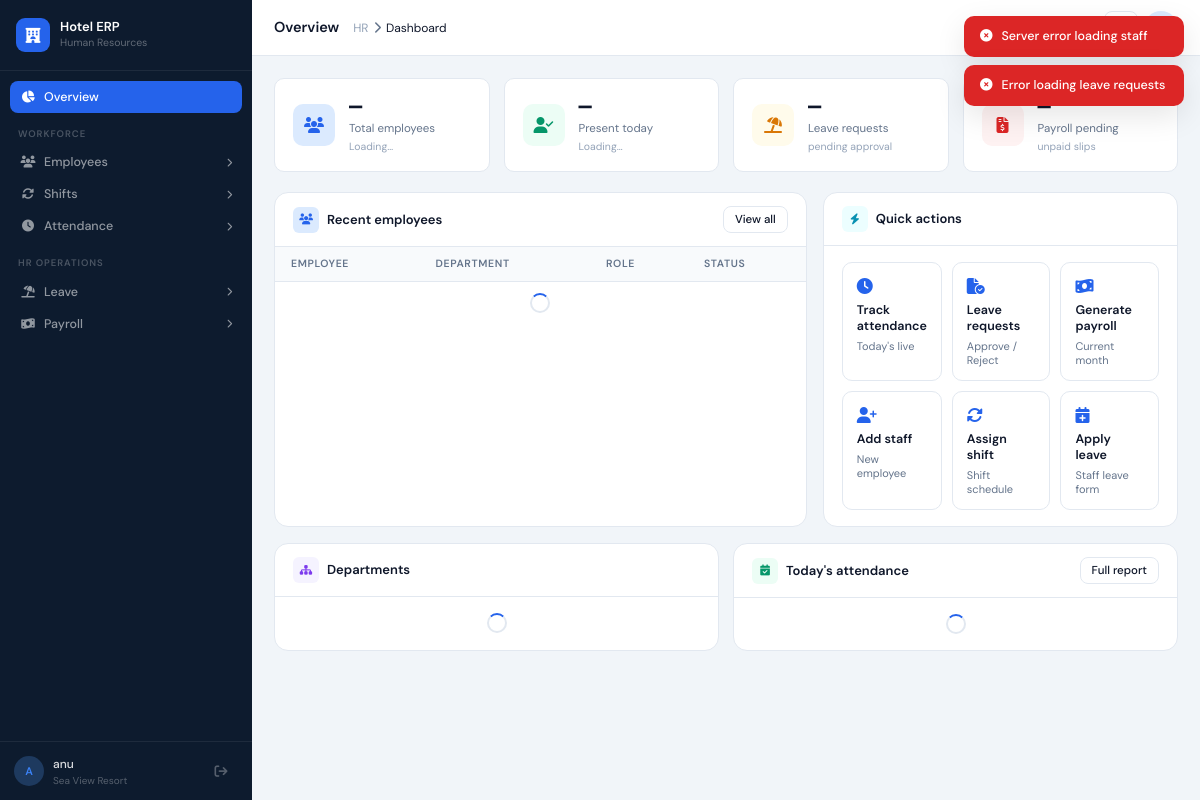
Screenshot of /hr/ (signed in) with the database file from the repository.
### Accounts/models.py (models this page shows, shortened)
class Staff(models.Model):
    hotel = models.ForeignKey(Hotel, on_delete=models.CASCADE, related_name="staffs")
    user = models.OneToOneField(User, on_delete=models.CASCADE, null=True, blank=True)
    name = models.CharField(max_length=100)
    email = models.EmailField(unique=True)
    phone = models.CharField(max_length=15)
    department = models.ForeignKey(Department, on_delete=models.SET_NULL, null=True)
    role = models.CharField(max_length=100)
    password = models.CharField(max_length=100)
    is_available = models.BooleanField(default=True)
    employee_id = models.CharField(max_length=20, blank=True, null=True)
    salary = models.DecimalField(max_digits=10, decimal_places=2, default=0)
    joining_date = models.DateField(default=timezone.now)
    photo = models.ImageField(upload_to="staff_photos/", null=True, blank=True)

class Hotel(models.Model):
    hotel_name = models.CharField(max_length=100,unique=True)
    email = models.EmailField(null=True, blank=True)
    owner_name = models.CharField(max_length=100)
    address = models.TextField(max_length=200)
    city = models.CharField(max_length=100)
    property_type = models.CharField(max_length=50, default="Hotel")
    image = models.ImageField(upload_to="property_images/", null=True, blank=True)
    description = models.TextField(blank=True, null=True)
    amenities = models.TextField(blank=True, null=True)
    password = models.CharField(max_length=100)
    properties=models.ManyToManyField('Amenity', blank=True)
    is_approved = models.BooleanField(default=False)
    is_subscribed = models.BooleanField(default=False)

### Accounts/views.py (the view)
# urls.py: path("hr/", hr_dashboard, name="hr_dashboard"),
def hr_dashboard(request):
    staff_id = request.session.get("staff_id")
    if not staff_id:
        return redirect("staff_login")
    staff = Staff.objects.select_related("hotel").get(id=staff_id)
    hotel = staff.hotel
    employees = Staff.objects.filter(hotel=hotel).select_related("department")
    total_staff = employees.count()
    total_departments = Department.objects.filter(hotel=hotel).count()
    tasks = Task.objects.filter(staff__hotel=hotel)
    shifts = Shift.objects.filter(hotel=hotel).select_related("staff", "department")
    payroll_data = []
    for emp in employees:
        salary = getattr(emp, "salary", 0)
        bonus = getattr(emp, "bonus", 0)
        deduction = getattr(emp, "deduction", 0)
        payroll_data.append({
            "name": emp.name,
            "role": emp.role,
            "salary": salary,
            "bonus": bonus,
            "deduction": deduction,
            "net": salary + bonus - deduction
        })
    return render(request, "hr.html", {
        "staff": staff,
        "hotel": hotel,
        "employees": employees,
        "total_staff": total_staff,
        "total_departments": total_departments,
        "tasks": tasks,
        "shifts": shifts,
        "payroll": payroll_data
    })

### templates/hr.html (shortened to what this page needs)
<!DOCTYPE html>
<html lang="en">
<head>
  <link rel="stylesheet" href="https://cdnjs.cloudflare.com/ajax/libs/font-awesome/6.5.0/css/all.min.css">
</head>
<body>
<div class="toast-stack" id="toastStack"></div>
<aside class="sidebar" id="sidebar">
  <div class="sidebar-brand">
    <div class="brand-icon"><i class="fas fa-hotel"></i></div>
    <div><div class="brand-name">Hotel ERP</div><div class="brand-sub">Human Resources</div></div>
  </div>
  <nav class="nav-wrap">
    <div class="nav-section">
      <button class="nav-parent active" onclick="switchPanel('overview')" data-panel="overview">
        <i class="fas fa-chart-pie icon"></i> Overview
      </button>
    </div>
    <div class="nav-section">
      <div class="nav-group-label">Workforce</div>
      <button class="nav-parent" onclick="toggleSub('sub-employees',this)" data-panel="employees">
        <i class="fas fa-users icon"></i> Employees <i class="fas fa-chevron-right chevron"></i>
      </button>
      <button class="nav-parent" onclick="toggleSub('sub-shifts',this)" data-panel="shifts">
        <i class="fas fa-rotate icon"></i> Shifts <i class="fas fa-chevron-right chevron"></i>
      </button>
      <button class="nav-parent" onclick="toggleSub('sub-attendance',this)" data-panel="attendance">
        <i class="fas fa-clock icon"></i> Attendance <i class="fas fa-chevron-right chevron"></i>
      </button>
    </div>
    <div class="nav-section">
      <div class="nav-group-label">HR Operations</div>
      <button class="nav-parent" onclick="toggleSub('sub-leave',this)" data-panel="leave">
        <i class="fas fa-umbrella-beach icon"></i> Leave <i class="fas fa-chevron-right chevron"></i>
      </button>
      <button class="nav-parent" onclick="toggleSub('sub-payroll',this)" data-panel="payroll">
        <i class="fas fa-money-bill-wave icon"></i> Payroll <i class="fas fa-chevron-right chevron"></i>
      </button>
    </div>
  </nav>
  <div class="sidebar-footer">
    <div class="user-avatar">{{ staff.name|first|upper }}</div>
    <div class="user-info">
      <div class="user-name">{{ staff.name }}</div>
      <div class="user-role">{{ hotel.hotel_name }}</div>
    </div>
    <button class="tb-btn" style="border:none;background:transparent;color:rgba(255,255,255,0.3);" onclick="window.location.href='/staff-login/'">
      <i class="fas fa-arrow-right-from-bracket"></i>
    </button>
  </div>
</aside>
<div class="main">
  <header class="topbar">
    <div class="topbar-left">
      <span class="page-title" id="pageTitle">Overview</span>
      <div class="breadcrumb">
        <span>HR</span><i class="fas fa-chevron-right"></i>
        <span id="breadcrumbSub" style="color:var(--text);">Dashboard</span>
      </div>
    </div>
    <div class="topbar-right">
      <button class="tb-btn" title="Notifications" onclick="switchPanel('leave')">
      </button>
      <div class="tb-avatar">{{ staff.name|first|upper }}</div>
    </div>
  </header>
  <div class="content">
    <div class="panel active" id="panel-overview">
      <div class="metrics-grid">
        <div class="metric-card" onclick="switchPanel('employees')">
          <div class="metric-icon ic-blue"><i class="fas fa-users"></i></div>
          <div>
            <div class="metric-val" id="ov-total-staff">—</div>
            <div class="metric-label">Total employees</div>
            <div class="metric-sub" id="ov-total-depts">Loading…</div>
          </div>
        </div>
        <div class="metric-card" onclick="switchPanel('attendance')">
          <div class="metric-icon ic-green"><i class="fas fa-user-check"></i></div>
          <div>
            <div class="metric-val" id="ov-present">—</div>
            <div class="metric-label">Present today</div>
            <div class="metric-sub" id="ov-present-pct">Loading…</div>
          </div>
        </div>
        <div class="metric-card" onclick="switchPanel('leave')">
          <div class="metric-icon ic-amber"><i class="fas fa-umbrella-beach"></i></div>
          <div>
            <div class="metric-val" id="ov-leaves">—</div>
            <div class="metric-label">Leave requests</div>
            <div class="metric-sub" id="ov-leaves-sub">pending approval</div>
          </div>
        </div>
        <div class="metric-card" onclick="switchPanel('payroll')">
          <div class="metric-icon ic-red"><i class="fas fa-file-invoice-dollar"></i></div>
          <div>
            <div class="metric-val" id="ov-payroll-pending">—</div>
            <div class="metric-label">Payroll pending</div>
            <div class="metric-sub">unpaid slips</div>
          </div>
        </div>
      </div>
      <div class="grid-2-1">
        <div class="card">
          <div class="card-head">
            <div class="card-head-left">
              <div class="card-head-icon ic-blue"><i class="fas fa-users"></i></div>
              <h3>Recent employees</h3>
            </div>
            <button class="btn btn-sm" onclick="switchPanel('employees')">View all</button>
          </div>
          <div class="card-body-flush">
            <table class="data-table">
              <thead><tr><th>Employee</th><th>Department</th><th>Role</th><th>Status</th></tr></thead>
              <tbody id="ov-emp-rows"><tr class="loading-row"><td colspan="4"><div class="spinner"></div></td></tr></tbody>
            </table>
          </div>
        </div>
        <div class="card">
          <div class="card-head">
            <div class="card-head-left">
              <div class="card-head-icon ic-teal"><i class="fas fa-bolt"></i></div>
              <h3>Quick actions</h3>
            </div>
          </div>
          <div class="card-body">
            <div class="quick-grid">
              <button class="quick-btn" onclick="switchPanel('attendance')">
                <span class="qb-icon"><i class="fas fa-clock"></i></span>
                <span class="qb-label">Track attendance</span>
                <span class="qb-sub">Today's live</span>
              </button>
              <button class="quick-btn" onclick="switchPanel('leave')">
                <span class="qb-icon"><i class="fas fa-file-circle-check"></i></span>
                <span class="qb-label">Leave requests</span>
                <span class="qb-sub">Approve / Reject</span>
              </button>
              <button class="quick-btn" onclick="switchPanel('payroll')">
                <span class="qb-icon"><i class="fas fa-money-bill-wave"></i></span>
                <span class="qb-label">Generate payroll</span>
                <span class="qb-sub">Current month</span>
              </button>
              <button class="quick-btn" onclick="openModal('addEmployeeModal')">
                <span class="qb-icon"><i class="fas fa-user-plus"></i></span>
                <span class="qb-label">Add staff</span>
                <span class="qb-sub">New employee</span>
              </button>
              <button class="quick-btn" onclick="openModal('addShiftModal')">
                <span class="qb-icon"><i class="fas fa-rotate"></i></span>
                <span class="qb-label">Assign shift</span>
                <span class="qb-sub">Shift schedule</span>
              </button>
              <button class="quick-btn" onclick="openModal('applyLeaveModal')">
                <span class="qb-icon"><i class="fas fa-calendar-plus"></i></span>
                <span class="qb-label">Apply leave</span>
                <span class="qb-sub">Staff leave form</span>
              </button>
            </div>
          </div>
        </div>
      </div>
      <div class="grid-2">
        <div class="card">
          <div class="card-head">
            <div class="card-head-left">
              <div class="card-head-icon ic-purple"><i class="fas fa-sitemap"></i></div>
              <h3>Departments</h3>
            </div>
          </div>
          <div class="card-body">
            <div id="dept-list"><div class="spinner"></div></div>
          </div>
        </div>
        <div class="card">
          <div class="card-head">
            <div class="card-head-left">
              <div class="card-head-icon ic-green"><i class="fas fa-calendar-check"></i></div>
              <h3>Today's attendance</h3>
            </div>
            <button class="btn btn-sm" onclick="switchPanel('attendance')">Full report</button>
          </div>
          <div class="card-body">
            <div id="ov-att-list"><div class="spinner"></div></div>
          </div>
        </div>
      </div>
    </div>
  </div>
</div>
</body>
</html>

### rows the page displays
Staff: name|first "A", name "anu"
Hotel: hotel_name "Sea View Resort"
